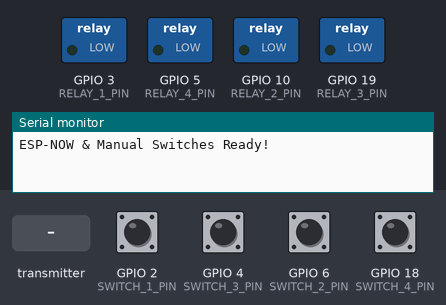
Bench run of a sketch on a simulated ESP32. On the bench: switched loads named in the sketch (green lamp = pin HIGH), the last lines printed to the serial monitor. Inputs (shaded band) come from the test bench; at power-on: GPIO 2 (SWITCH_1_PIN), GPIO 4 (SWITCH_3_PIN), GPIO 6 (SWITCH_2_PIN), GPIO 18 (SWITCH_4_PIN) HIGH.

Above: at 1.2 s.
1.3 s: GPIO 2 (SWITCH_1_PIN) pulled LOW for 0.15 s
At 2.5 s:
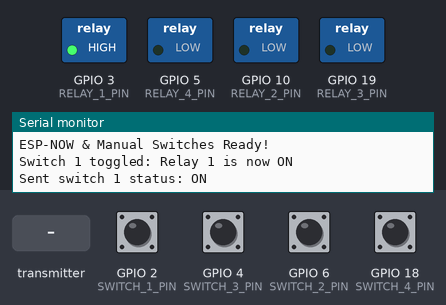
2.9 s: GPIO 4 (SWITCH_3_PIN) pulled LOW for 0.15 s
At 3.8 s:
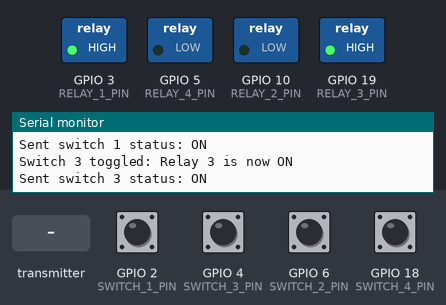
4.5 s: the transmitter starts sending relayNumber = 1
At 5.5 s:
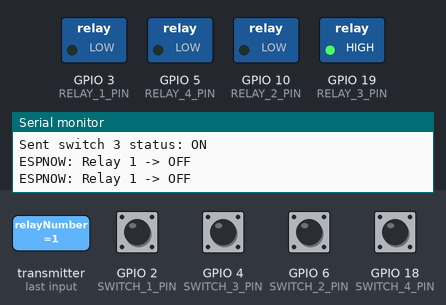
6.0 s: GPIO 6 (SWITCH_2_PIN) pulled LOW for 0.15 s
At 7.2 s:
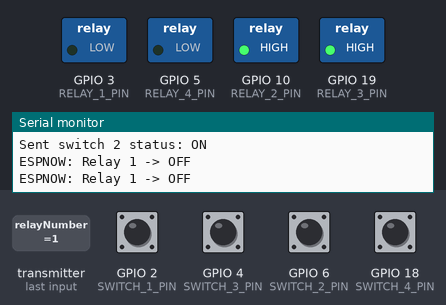
7.6 s: the transmitter starts sending state = 1
At 7.9 s:
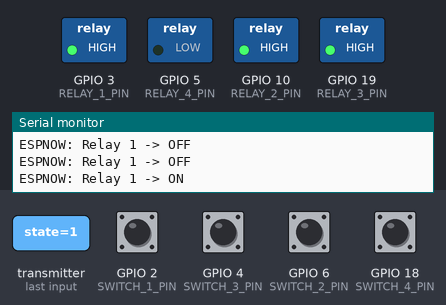
9.1 s: GPIO 18 (SWITCH_4_PIN) pulled LOW for 0.15 s
At 9.7 s:
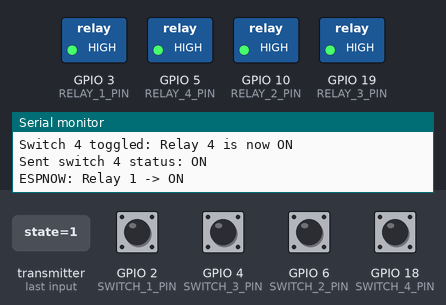
Timing chart, 0 to 11.7 s (numbered marks = the images above; inputs shaded):
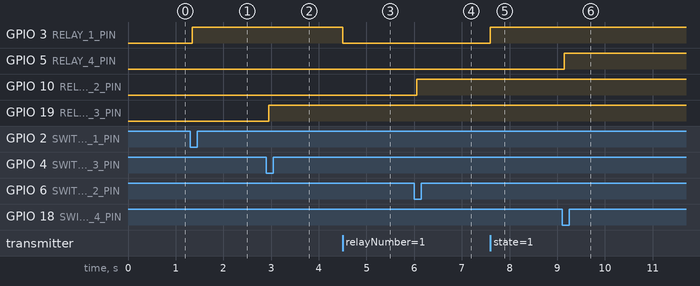

Measured:
- after the input at 1.3 s, GPIO 3 (RELAY_1_PIN): LOW → HIGH after 0.05 s
- after the input at 2.9 s, GPIO 19 (RELAY_3_PIN): LOW → HIGH after 0.05 s
- after the input at 4.5 s, GPIO 3 (RELAY_1_PIN): HIGH → LOW at once
- after the input at 6.0 s, GPIO 10 (RELAY_2_PIN): LOW → HIGH after 0.05 s
- after the input at 7.6 s, GPIO 3 (RELAY_1_PIN): LOW → HIGH at once
- after the input at 9.1 s, GPIO 5 (RELAY_4_PIN): LOW → HIGH after 0.05 s

The sketch:

4R_WithStatus.ino
```cpp
#include <esp_now.h>
#include <WiFi.h>

// Define relay pins
#define RELAY_1_PIN 3
#define RELAY_2_PIN 10
#define RELAY_3_PIN 19
#define RELAY_4_PIN 5

// Define switch pins
#define SWITCH_1_PIN 2
#define SWITCH_2_PIN 6
#define SWITCH_3_PIN 4
#define SWITCH_4_PIN 18

// Relay states
bool relayStates[4] = {0, 0, 0, 0};

// Debounce variables
unsigned long lastDebounceTime[4] = {0, 0, 0, 0};
const int debounceDelay = 50;  // 50ms debounce delay
bool lastSwitchStates[4] = {1, 1, 1, 1};
bool currentSwitchStates[4] = {1, 1, 1, 1};

// Structure to receive ESPNOW data
typedef struct {
  uint8_t relayNumber;
  uint8_t state;
} RelayCommand;

// Structure to send switch updates via ESPNOW
typedef struct {
  uint8_t switchNumber;
  uint8_t state;
} SwitchStatus;

esp_now_peer_info_t gatewayPeer;
uint8_t gatewayMAC[] = {0x34, 0x85, 0x18, 0x17, 0x7D, 0x30}; // Replace with Gateway ESP MAC

// ESPNOW receive callback
void OnDataRecv(const esp_now_recv_info_t *info, const uint8_t *incomingData, int len) {
  if (len != sizeof(RelayCommand)) {
    Serial.println("Invalid ESPNOW data received!");
    return;
  }

  RelayCommand command;
  memcpy(&command, incomingData, sizeof(command));

  // Validate relay number (1-4)
  if (command.relayNumber < 1 || command.relayNumber > 4) {
    Serial.println("Invalid relay number!");
    return;
  }

  int relayIndex = command.relayNumber - 1;
  int relayPins[4] = {RELAY_1_PIN, RELAY_2_PIN, RELAY_3_PIN, RELAY_4_PIN};

  relayStates[relayIndex] = command.state;
  digitalWrite(relayPins[relayIndex], relayStates[relayIndex]);

  Serial.printf("ESPNOW: Relay %d -> %s\n", command.relayNumber, relayStates[relayIndex] ? "ON" : "OFF");
}

// Send switch status update via ESPNOW
void sendSwitchStatus(uint8_t switchNum, uint8_t state) {
  SwitchStatus switchUpdate;
  switchUpdate.switchNumber = switchNum;
  switchUpdate.state = state;

  esp_err_t result = esp_now_send(gatewayMAC, (uint8_t *)&switchUpdate, sizeof(switchUpdate));
  if (result == ESP_OK) {
    Serial.printf("Sent switch %d status: %s\n", switchNum, state ? "ON" : "OFF");
  } else {
    Serial.println("Failed to send switch update!");
  }
}

void setup() {
  Serial.begin(115200);

  // Initialize relay pins
  int relayPins[4] = {RELAY_1_PIN, RELAY_2_PIN, RELAY_3_PIN, RELAY_4_PIN};
  for (int i = 0; i < 4; i++) {
    pinMode(relayPins[i], OUTPUT);
    digitalWrite(relayPins[i], LOW);
  }

  // Initialize switch pins
  int switchPins[4] = {SWITCH_1_PIN, SWITCH_2_PIN, SWITCH_3_PIN, SWITCH_4_PIN};
  for (int i = 0; i < 4; i++) {
    pinMode(switchPins[i], INPUT_PULLUP);
  }

  // Initialize ESPNOW
  WiFi.mode(WIFI_STA);
  if (esp_now_init() != ESP_OK) {
    Serial.println("Error initializing ESP-NOW");
    return;
  }
  esp_now_register_recv_cb(OnDataRecv);

  // Add ESPNOW Peer (Gateway)
  memcpy(gatewayPeer.peer_addr, gatewayMAC, 6);
  gatewayPeer.channel = 0;
  gatewayPeer.encrypt = false;
  if (esp_now_add_peer(&gatewayPeer) != ESP_OK) {
    Serial.println("Failed to add ESPNOW Peer (Gateway)");
  }

  Serial.println("ESP-NOW & Manual Switches Ready!");
}

void loop() {
  int switchPins[4] = {SWITCH_1_PIN, SWITCH_2_PIN, SWITCH_3_PIN, SWITCH_4_PIN};
  int relayPins[4] = {RELAY_1_PIN, RELAY_2_PIN, RELAY_3_PIN, RELAY_4_PIN};

  for (int i = 0; i < 4; i++) {
    bool reading = digitalRead(switchPins[i]);  // Read current switch state

    // Debounce logic
    if (reading != currentSwitchStates[i]) {
      lastDebounceTime[i] = millis();
    }
    if ((millis() - lastDebounceTime[i]) > debounceDelay) {
      if (reading != lastSwitchStates[i]) {  // Act only on state change
        lastSwitchStates[i] = reading;
        if (reading == LOW) {  // Switch pressed (active-low)
          relayStates[i] = !relayStates[i];  // Toggle relay
          digitalWrite(relayPins[i], relayStates[i]);
          Serial.printf("Switch %d toggled: Relay %d is now %s\n", i + 1, i + 1, relayStates[i] ? "ON" : "OFF");

          // Send update to MQTT via ESPNOW
          sendSwitchStatus(i + 1, relayStates[i]);
        }
      }
    }
    currentSwitchStates[i] = reading;
  }
}
```
